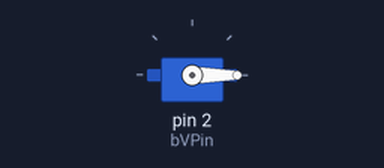
A sketch run on a simulated Arduino Uno, built with avr-gcc and run on an emulated ATmega328P. Shown: servo.

Above: at 0.1 s.
At 5.1 s:
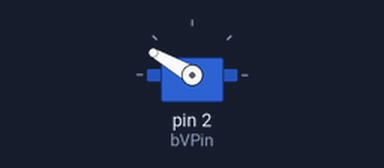
Timing chart, 0 to 10.5 s (numbered marks = the images above):
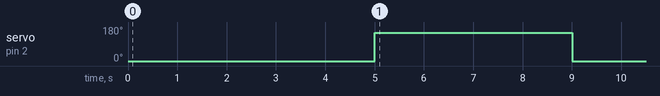

Measured:
- by itself, servo on pin 2 (bVPin): 0° → 150° at 5.0 s, → 0° 4.0 s later

The sketch:

Ball_Valve_Code.ino
```cpp
#include <Servo.h>

Servo bVServo;
const int bVOpen = 150;
const int bVClose = 0;
const int bVPin = 2;
const int delayToFlow = 5000;
const int flowTime = 4000;
int timeCurr;

void setup() {
  // put your setup code here, to run once:
bVServo.attach(bVPin);
timeCurr = millis();
}

void loop() {
while((millis() - timeCurr) < delayToFlow) {
  bVServo.write(bVClose);
}
while((millis()-timeCurr) > delayToFlow && (millis()-timeCurr) < delayToFlow+flowTime) {
  bVServo.write(bVOpen);
}
while((millis()-timeCurr) > delayToFlow+flowTime) {
  bVServo.write(bVClose);
}
}
```
